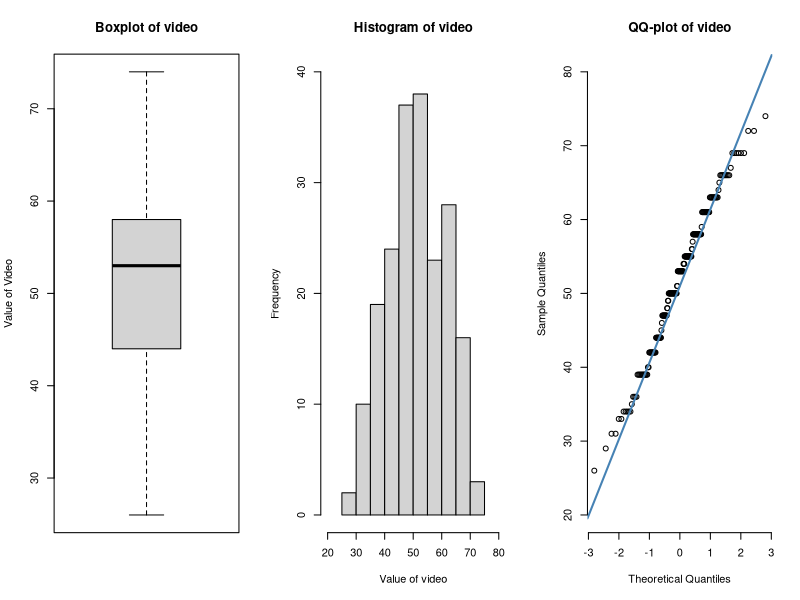

Write the R code that produced this figure.
## ---- chunk 1
Ice_cream.1 <- read.csv("./data/Ice_cream-1.csv")
mean_video <- mean(Ice_cream.1$video)
## ---- chunk 2
# Create a histogram
par(mfrow=c(1,3))
boxplot(Ice_cream.1$video, ylab="Value of Video", main="Boxplot of video")
hist(
  Ice_cream.1$video,
  xlim = c(20, 80),
  xlab="Value of video",
  ylim = c(0, 40),
  main="Histogram of video"
)
qqnorm(Ice_cream.1$video, pch = 1, frame = FALSE, ylim = c(20, 80), main="QQ-plot of video")
qqline(Ice_cream.1$video, col = "steelblue", lwd = 2)
## ---- chunk 3
Ice_cream.1 <- read.csv("./data/Ice_cream-1.csv")
mean_video <- mean(Ice_cream.1$video)
sd_video <- sd(Ice_cream.1$video)
cl <- 0.97
z_score <- qnorm((1 + cl) / 2)
margin_of_error <- z_score * (sd_video / sqrt(length(Ice_cream.1$video)))

lower_bound <- mean_video - margin_of_error
upper_bound <- mean_video + margin_of_error
## ---- chunk 4
# Assuming your data is in a variable called 'scores'
# H0: The mean score is equal to 50
# H1: The mean score is greater than 50

# One-sample t-test
result <- t.test(Ice_cream.1$video, alternative = "greater", mu = 50)

# Print the result
print(result)

# Access confidence interval
conf_interval <- result$conf.int
p_value <- result$p.value
print(conf_interval)
